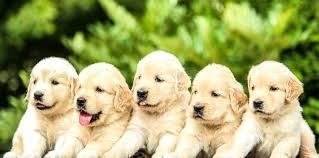
#> input picture day 5/dog.jpg, 319 x 158 px
$ python histogram.py
#> lines starting #> are read from the running program, lines starting #| are printed output that depends on the picture
import cv2
import matplotlib.pyplot as plt
img = cv2.imread("dog.jpg")
#> img is the input picture: shape (158, 319, 3); mean B, G, R 110.8, 170.9, 167
#SIFT
gray = cv2.cvtColor(img, cv2.COLOR_RGB2GRAY)
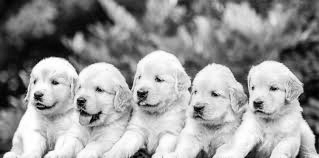
#> gray: shape (158, 319); min 0, max 255, mean 152.5
sift = cv2.SIFT_create()
kp, des = sift.detectAndCompute(gray, None)
#> kp = 474 keypoints; strongest (x, y, size): (38, 97, 5.4), (54, 82, 4.2), (98, 89, 3.9), (81, 102, 5.9)
sift_img = cv2.drawKeypoints(gray, kp, None)
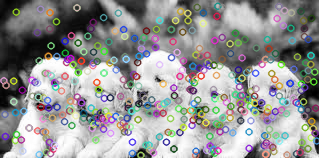
#> sift_img: shape (158, 319, 3); mean of channels 0, 1, 2 148.5, 148.5, 148.2; drawn as B, G, R
# HOG
hog = cv2.HOGDescriptor()
h = hog.compute(gray)
plt.subplot(1,2,1), plt.imshow(sift_img), plt.title("SIFT features")
plt.axis("off")
plt.subplot(1,2,2), plt.plot(h[:100])
plt.title("HOG Features (first 100)")
plt.show()
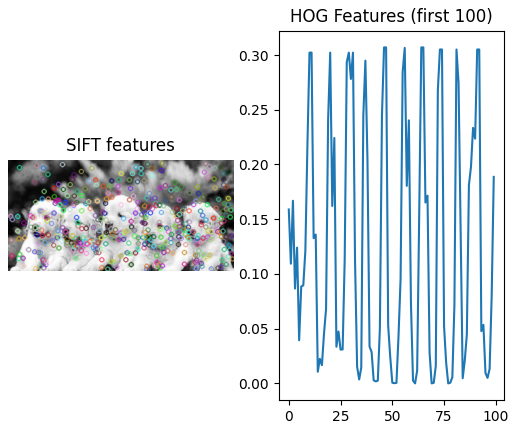
#> figure drawn by matplotlib, 2 panels; panel 2: curve peaks at x = 46, y = 0.307

$ run again, with day 5/cake.jpg copied over day 5/dog.jpg
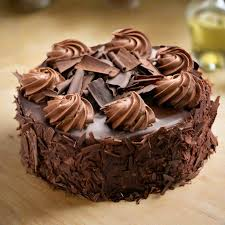
#> input picture day 5/cake.jpg, 225 x 225 px
#> img is the input picture: shape (225, 225, 3); mean B, G, R 78.8, 105.1, 137.5
#> `gray = cv2.cvtColor(img, cv2.COLOR_RGB2GRAY)`:
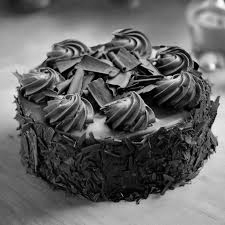
#> gray: shape (225, 225); min 0, max 254, mean 101
#> kp = 538 keypoints; strongest (x, y, size): (154, 63, 1.9), (175, 77, 1.8), (97, 128, 12.4), (196, 66, 3.7)
#> `plt.show()`:
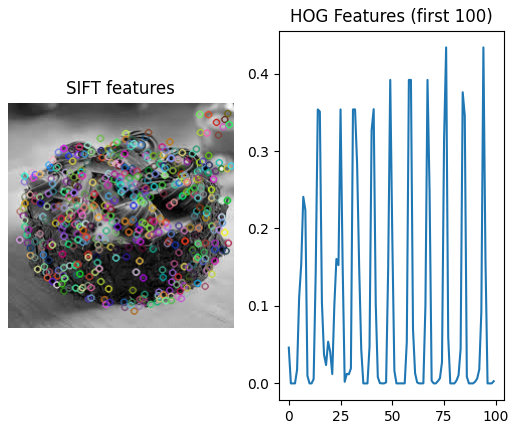
#> figure drawn by matplotlib, 2 panels; panel 2: curve peaks at x = 76, y = 0.434

$ run again, with day 5/cat.jpg copied over day 5/dog.jpg
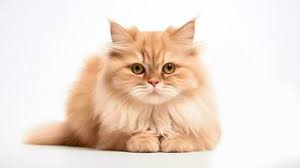
#> input picture day 5/cat.jpg, 300 x 168 px
#> img is the input picture: shape (168, 300, 3); mean B, G, R 211.5, 222, 237.8
#> `gray = cv2.cvtColor(img, cv2.COLOR_RGB2GRAY)`:
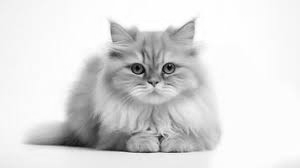
#> gray: shape (168, 300); min 3, max 255, mean 220.8
#> kp = 145 keypoints; strongest (x, y, size): (170, 67, 7), (80, 135, 25.5), (151, 83, 2), (160, 138, 4.1)
#> `plt.show()`:
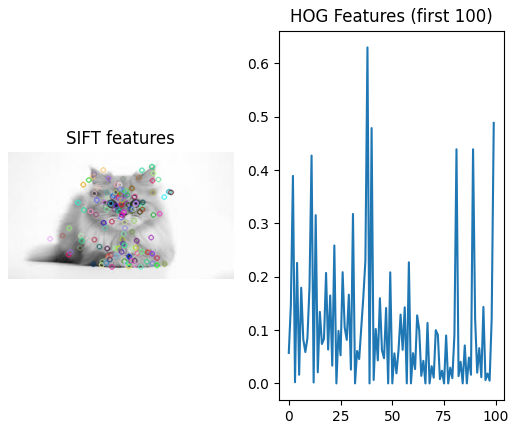
#> figure drawn by matplotlib, 2 panels; panel 2: curve peaks at x = 38, y = 0.63
